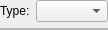
<?xml version="1.0" encoding="UTF-8"?>
<ui version="4.0">
 <class>GraphicSelectorWidgetForm</class>
 <widget class="QWidget" name="GraphicSelectorWidgetForm">
  <property name="geometry">
   <rect>
    <x>0</x>
    <y>0</y>
    <width>106</width>
    <height>30</height>
   </rect>
  </property>
  <property name="windowTitle">
   <string>Dialog</string>
  </property>
  <layout class="QGridLayout" name="gridLayout_3">
   <property name="margin">
    <number>0</number>
   </property>
   <item row="0" column="0">
    <layout class="QGridLayout" name="gridLayout" rowstretch="0,1">
     <item row="0" column="0">
      <layout class="QGridLayout" name="gridLayout_2">
       <item row="0" column="0">
        <widget class="QLabel" name="m_graphicTypeLabel">
         <property name="text">
          <string>Type:</string>
         </property>
        </widget>
       </item>
       <item row="0" column="1">
        <widget class="QComboBox" name="m_graphicTypeComboBox">
         <property name="sizePolicy">
          <sizepolicy hsizetype="Expanding" vsizetype="Fixed">
           <horstretch>0</horstretch>
           <verstretch>0</verstretch>
          </sizepolicy>
         </property>
        </widget>
       </item>
      </layout>
     </item>
     <item row="1" column="0">
      <widget class="QFrame" name="m_graphicWidgetFrame">
       <property name="frameShape">
        <enum>QFrame::StyledPanel</enum>
       </property>
       <property name="frameShadow">
        <enum>QFrame::Raised</enum>
       </property>
      </widget>
     </item>
    </layout>
   </item>
  </layout>
 </widget>
 <resources/>
 <connections/>
</ui>
